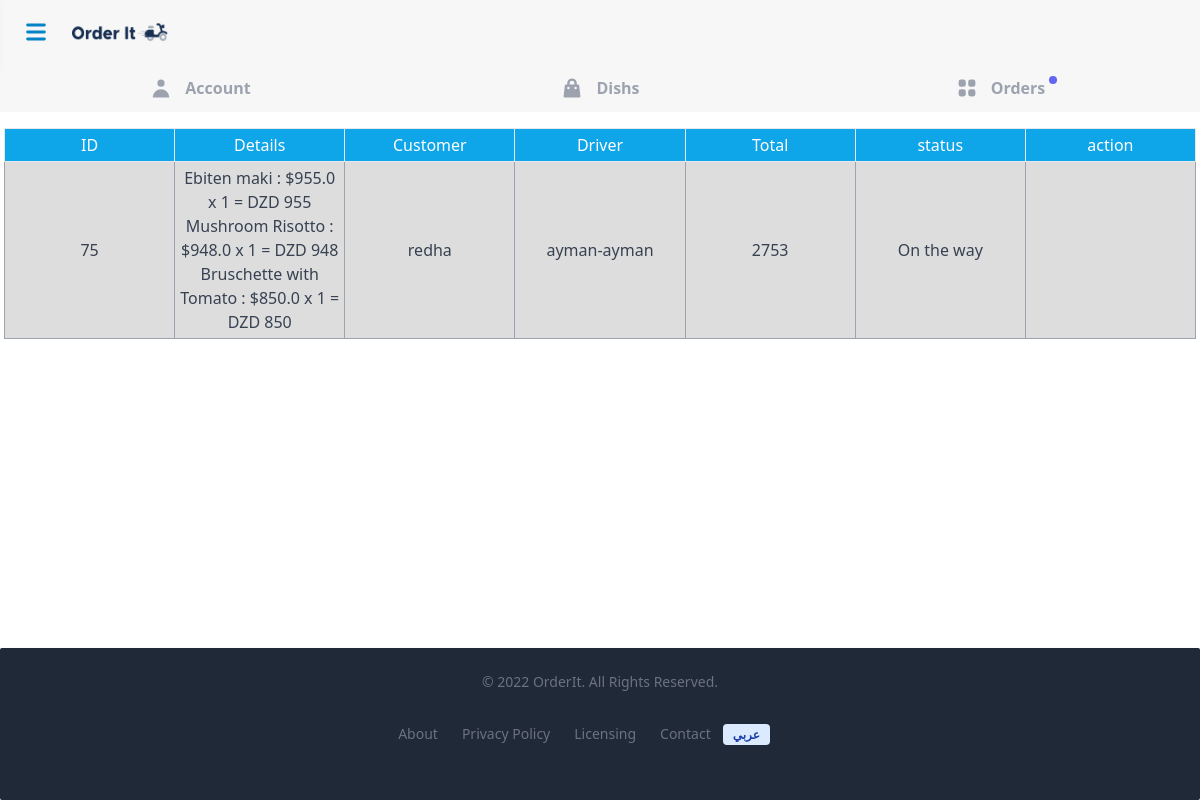
Page /en/restaurent/dashbord/orders (signed in) on the committed database.
### partner_restaurent/models.py (models this page shows, shortened)
class Order(models.Model):
  COOKING = 1
  READY = 2
  ONTHEWAY = 3
  DELIVERED = 4
  STATUS_CHOICES = (
    (COOKING, _("Cooking")),
    (READY, _("Ready")),
    (ONTHEWAY, _("On the way")),
    (DELIVERED, _("Delivered")),
  )
  customer = models.ForeignKey(User, on_delete=models.PROTECT,blank=True, null=True)
  restaurent = models.ForeignKey(Restaurent, on_delete=models.PROTECT,blank=True, null=True)
  driver = models.ForeignKey(DeliveryMan, models.SET_NULL, blank=True, null=True)
  address = models.OneToOneField(Address,on_delete=models.CASCADE,max_length=500,blank=True, null=True)
  total = models.IntegerField(blank=True, null=True)
  status = models.IntegerField(choices=STATUS_CHOICES,blank=True, null=True)
  created_at = models.DateTimeField(default=timezone.now)
  picked_at = models.DateTimeField(blank=True, null=True)

class OrderDetails(models.Model):
  order = models.ForeignKey(Order, on_delete=models.PROTECT, related_name='order_details',blank=True, null=True)
  meal = models.ForeignKey(MenuItem, on_delete=models.PROTECT,blank=True, null=True)
  quantity = models.IntegerField(blank=True, null=True)
  sub_total = models.IntegerField(blank=True, null=True)

class MenuItem(models.Model):
	name=models.CharField(max_length=200)
	price=models.FloatField()
	description=models.TextField(("description"), blank=True)
	photo=models.ImageField(upload_to='dish_photos' ,null=True, blank=True)
	restaurent=models.ForeignKey(Restaurent,on_delete=models.CASCADE, null=True,related_name="res")

### users/models.py (models this page shows, shortened)
class User(AbstractUser):
    avatar = models.ImageField(upload_to="user_avatars", blank=True)
    is_delivery_man=models.BooleanField(default=False)
    is_partner=models.BooleanField(default=False)
    email_confirmed=models.BooleanField(default=False)
    email_pass=models.CharField(max_length=130,default="",blank=True)

### delivery_man/models.py (models this page shows)
class DeliveryMan(models.Model):
    user=models.ForeignKey(User, on_delete=models.CASCADE,null=True)
    nom=models.CharField(max_length=100,blank=True,null=True)
    avatar = models.ImageField(upload_to="driver_avatars", blank=True)
    plate_number = models.IntegerField(null=True, blank=True)
    prenom=models.CharField(max_length=100,blank=True,null=True)
    wilaya=models.CharField(max_length=100,blank=True,null=True)
    commune=models.CharField(max_length=100,blank=True,null=True)
    mobile=models.CharField(max_length=100,blank=True,null=True)
    email=models.EmailField()
    moyen_de_livraison=models.CharField(max_length=100,blank=True,null=True)
    heur_debut_desponible=models.TimeField()
    heur_fin_desponible=models.TimeField()
    jour_desponibilite=models.CharField(choices=days ,max_length=100,blank=True,null=True)
    lat=models.CharField(null=True,blank=True,max_length=120)
    long=models.CharField(null=True,blank=True,max_length=120)
    def __str__(self):
        return f'{self.nom}-{self.prenom}'

### partner_restaurent/views.py (the view)
# urls.py: path('dashbord/orders',views.orders,name='orders'),
@login_required(login_url='/users/login/')
def orders(request):
    if  request.user.is_partner:
        if request.method == "POST":
            order = Order.objects.get(id=request.POST["id"])
            if order.status == Order.COOKING:
                order.status = Order.READY
                order.save()
        restaurent=Restaurent.objects.get(user=request.user)
        orders=Order.objects.filter(restaurent=restaurent)
        context={
            "orders":orders  ,"restaurent":restaurent  }
        response=render(request,'restaurent/orders.html',context)
        return response
    else:
        messages.error(request,_("can't go there"))
        return redirect('restaurent:signup')

### cart/context_processors.py (called while the page is built)
def cart(request):
    return {'cart': Cart(request)}

### partner_restaurent/models.py (called while the page is built)
	def get_absolute_url(self):
		return reverse('restaurent:detail',kwargs={"pk":self.pk})

### templates/restaurent/orders.html (shortened to what this page needs)
{%extends "restaurent/sidebar.html"%}
{% load i18n %}
{%block content%}
<div class=" flex mt-16 justify-center " >
        <table class="font-sans font-medium  w-full mx-1  table-fixed  mt-16 ">
            <tr  class=" border-y-1 bg-sky-500 text-white  maxmd:hidden">
                <td id="ID" class="py-1 border-1 border-gray-200   break-words lg:w-1/7     maxmd:block text-center  ">{% trans "ID" %}</td>
                <td id="Details" class="py-1 border-1 border-gray-200   break-words lg:w-1/7     maxmd:block text-center  ">{% trans "Details" %}</td>
                <td id="Customer" class="py-1 border-1 border-gray-200   break-words lg:w-1/7     maxmd:block text-center  ">{% trans "Customer" %}</td>
                <td id="Driver" class="py-1 border-1 border-gray-200   break-words lg:w-1/7     maxmd:block text-center  ">{% trans "Driver" %}</td>
                <td id="Total"  class="py-1 border-1 border-gray-200   break-words lg:w-1/7     maxmd:block text-center  ">{% trans "Total" %}</td>
                <td  id="Status" class="py-1 border-1 border-gray-200   break-words lg:w-1/7     maxmd:block text-center  ">{% trans "status" %}</td>
                <td id="Action" class="py-1 border-1 border-gray-200   break-words lg:w-1/7     maxmd:block text-center  ">{% trans "action" %}</td>
            </tr>
            {% for order in orders  %}
            <tr class="text-center">
                <td class=" maxmd:before:content-['ID:'] maxmd:before:text-sky-500 p-1 border-1 border-gray-400   break-words lg:w-1/7  maxmd:block ">{{order.id}}</td>
                <td class="maxmd:before:content-['Details:'] maxmd:before:text-sky-500 p-1 border-1 border-gray-400   break-words lg:w-1/7  maxmd:block  ">
                <ul class="p-0">
                        {% for od in order.order_details.all %}
                        <li>{{ od.meal.name }} : ${{ od.meal.price }} x {{ od.quantity }} = DZD {{ od.sub_total }}</li>
                        {% endfor %}
                    </ul>
                </td>
                <td class="  maxmd:before:content-['Customer:'] maxmd:before:text-sky-500 p-1 border-1 border-gray-400   break-words lg:w-1/7  maxmd:block  ">{{order.customer}}</td>
                <td class="  maxmd:before:content-['Driver:'] maxmd:before:text-sky-500 p-1 border-1 border-gray-400   break-words lg:w-1/7  maxmd:block  ">{{order.driver}}</td>
                <td class="  maxmd:before:content-['Total:'] maxmd:before:text-sky-500  p-1 border-1 border-gray-400  break-words lg:w-1/7  maxmd:block    ">{{order.total}}</td>
                <td class="  maxmd:before:content-['status:'] maxmd:before:text-sky-500 p-1 border-1 border-gray-400   break-words lg:w-1/7  maxmd:block  ">{{order.get_status_display}}</td>
                <td class="text-center  py-1 border-1 border-gray-400   break-words lg:w-1/7  maxmd:block   ">
                </td>
            </tr>
            {% endfor %}
        </table>
</div>
{% endblock content%}

### templates/restaurent/sidebar.html (shortened to what this page needs)
{%extends "base.html"%}
{% load i18n %}
{% block sidebar %}
<div class="fixed mt-16 w-full h-12 bg-mygray flex z-10 transition-all duration-300"
:class="{'h-0': scrollfromtop ,'h-12':!scrollfromtop}">
    <div class="w-1/3  flex justify-center  border-gray-100 text-gray-400  hover:text-sky-400 hover:bg-gray-200 duration-300">
    <button onClick="location.href='{% url 'restaurent:account'  %}'"
     class=" flex justify-center items-center  w-full h-full focus:border-b-2 focus:border-sky-500 transition-all  duration-300"
     :class="{'opacity-0 invisible': scrollfromtop ,'':!scrollfromtop}">
     <div  class="flex w-full items-center justify-center p-2   ">
          <svg class=" w-6 h-6   " fill="currentColor" viewBox="0 0 20 20" xmlns="http://www.w3.org/2000/svg"><path fill-rule="evenodd" d="M10 9a3 3 0 100-6 3 3 0 000 6zm-7 9a7 7 0 1114 0H3z" clip-rule="evenodd"></path></svg>
          <span class="ml-3 text-base font-semibold" >{% trans "Account"%}</span>
        </div>
    </button>
    </div>
    <div class="w-1/3  flex justify-center  border-gray-100 text-gray-400  hover:text-sky-400 hover:bg-gray-200  duration-300">
      <button onClick="location.href='{% url 'restaurent:meals' user.pk  %}' "
       class=" flex justify-center items-center  w-full h-full focus:border-b-2 focus:border-sky-500 transition-all  duration-300 "
       :class="{'opacity-0 invisible': scrollfromtop ,'':!scrollfromtop}">
        <div  class="flex w-full items-center justify-center p-2   ">
              <span class="ml-3 text-base font-semibold" >{% trans "Dishs"%}</span>
        </div>
      </button>
    </div>
    <div class="w-1/3  flex justify-center  border-gray-100 text-gray-400  hover:text-sky-400 hover:bg-gray-200  duration-300">
      <button onClick="location.href='{% url 'restaurent:orders'  %}'"
       class=" flex   justify-center items-center  w-full h-full focus:border-b-2 focus:border-sky-500 transition-all  duration-300"
       :class="{'opacity-0 invisible': scrollfromtop ,'':!scrollfromtop}">
        <div class="flex w-full items-center justify-center p-2   ">
            <span class="ml-3 text-base font-semibold relative" >
            {% trans "Orders"%}
            <span class=" badge  mt-4 p-1 absolute -top-4 -right-3 bg-indigo-500 text-white text-xs rounded-full"></span>
          </span>
        </div>
      </button>
    </div>
</div>
{% endblock sidebar %}

### templates/base.html (shortened to what this page needs)
<!DOCTYPE html>
{% load static %}
<html lang="en">
<head>
    <link rel="stylesheet" href="{%static 'css/styles.css'%}">
    <link href="https://api.mapbox.com/mapbox-gl-js/v2.7.0/mapbox-gl.css" rel="stylesheet">
    <link rel="stylesheet" href="https://use.fontawesome.com/releases/v5.11.2/css/all.css">
</head>
<body class="text-gray-700 font-light  flex flex-col min-h-screen" x-data="{open:false ,scrollfromtop: false}"
x-init="window.pageYOffset > 50 ? scrolledFromTop =true : scrolledFromTop =false "
@scroll.window="window.pageYOffset > 50 ? scrollfromtop=true :  scrollfromtop=false "     >
    <div>
        {%include 'partiels/nav.html'%}
    </div>
    <div class="grow">
      {% block sidebar %}
        {% endblock sidebar %}
        <div class=" grow  " @click.outside ="open = false">
            {% block content%}
            {% endblock content%}
        </div>
    </div>
    <div class='' @click.outside ="open = false">
        {%include 'partiels/footer.html'%}
    </div>
</body>
</html>

### templates/partiels/nav.html (shortened to what this page needs)
{% load static i18n %}
{% load to_set %}
<header class="fixed  z-20 top-0 mb-0 bg-mygray w-full h-16  flex items-center justify-between min-w-fit">
        <button  class="focus:rotate-45 duration-400  mx-3"  @click="open = true">
                <div class="text-sky-600 hover:bg-gray-200 rounded-full w-12 h-12 flex justify-center items-center duration-300">
                <svg class="w-6 sm:w-7 h-6 sm:h-7" fill="currentColor" viewBox="0 0 20 20" xmlns="http://www.w3.org/2000/svg"><path fill-rule="evenodd" d="M3 5a1 1 0 011-1h12a1 1 0 110 2H4a1 1 0 01-1-1zM3 10a1 1 0 011-1h12a1 1 0 110 2H4a1 1 0 01-1-1zM3 15a1 1 0 011-1h12a1 1 0 110 2H4a1 1 0 01-1-1z" clip-rule="evenodd"></path></svg>
                </div>
        </button>
        <div class=" flex items-center justify-between grow  py-0 m-0 text-sky-600 font-normal capitalize " @click.outside ="open = false">
                <div class="flex items-center">
                <a href="{%url 'core:home' %}" class="pr-3 whitespace-nowrap"><img src="{% static 'map_img/logo_.png' %}"  class=' relative w-24 bg-mygray '> </a>
        </div>
        </header>

### templates/partiels/main_sidebar.html (shortened to what this page needs)
{% load i18n %}

### templates/partiels/footer.html (shortened to what this page needs)
{% load i18n %}
<footer class="p-4 w-full flex flex-col   justify-end mt-auto rounded-sm shadow md:flex border-gray-500 bg-gray-800  md:items-center md:justify-between md:p-6 dark:bg-gray-800 ">
        <span class="text-sm text-gray-500 sm:text-center dark:text-gray-400">© 2022 <a href="https://flowbite.com" class="hover:underline">OrderIt</a>. {% trans 'All Rights Reserved' %}.
        </span>
        <ul class="flex flex-wrap items-center mt-3 text-sm text-gray-500  sm:mt-0">
            <li>
                <a href="#" class="mr-4 hover:underline md:mr-6 ">{%trans 'About'%}</a>
            </li>
            <li>
                <a href="#" class="mr-4 hover:underline md:mr-6">{% trans 'Privacy Policy' %}</a>
            </li>
            <li>
                <a href="#" class="mr-4 hover:underline md:mr-6">{%trans 'Licensing'%}</a>
            </li>
            <li>
                <a href="#" class="hover:underline">{%trans 'Contact'%}</a>
            </li>
        <li class="mt-8 flex ml-3 mb-8">
            <form action="{% url 'set_language' %}" method="post" >
                {% get_current_language as LANGUAGE_CODE %}
                {% if LANGUAGE_CODE == 'ar' %}
                    <button type='submit' name='language' value='en' class=" mr-4  md:mr-6">
                        <span class=" bg-blue-100 text-blue-800 text-xs font-semibold mr-2 px-2.5 py-0.5 rounded ">English</span>
                    </button>
                {% else %}
                    <button type='submit' name='language' value='ar'  class=" mr-4  md:mr-6">
                        <span class=" bg-blue-100 text-blue-800 text-xs font-semibold mr-2 px-2.5 py-0.5 rounded ">عربي</span>
                    </button>
                {% endif %}
                </form>
        </li>
    </ul>
    </footer>

### rows in the picture
Order: id "75", customer "redha", driver "ayman-ayman", total "2753", status "On the way"
OrderDetails: meal.name "Ebiten maki", meal.price "955.0", quantity "1", sub_total "955"
OrderDetails: meal.name "Mushroom Risotto", meal.price "948.0", quantity "1", sub_total "948"
OrderDetails: meal.name "Bruschette with Tomato", meal.price "850.0", quantity "1", sub_total "850"
